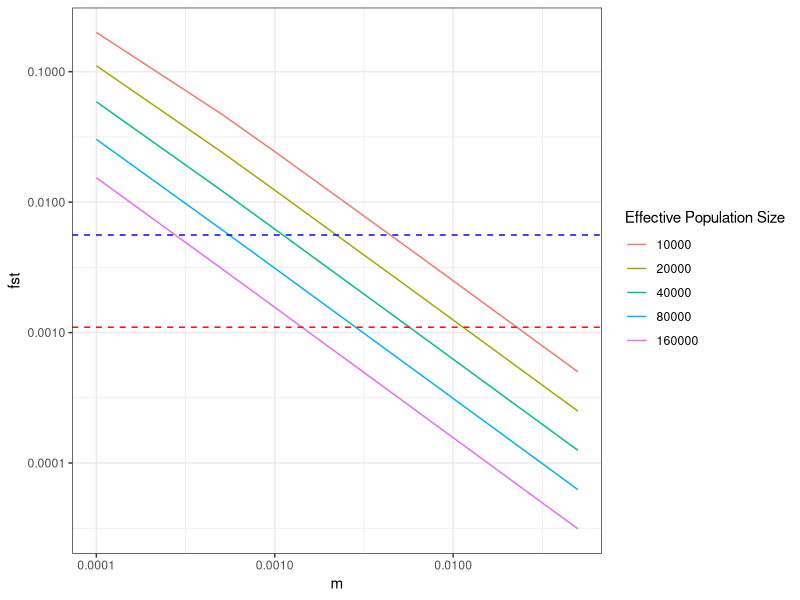

R code for this plot:
## ---- chunk 1
require(tidyverse)
require(knitr)
require(magrittr)
## ---- chunk 2
# create dataset

# vector of Ne
ne <- c(10000, 20000, 40000, 80000, 160000)
m <- c(0.0001, 0.0005, 0.001, 0.005, 0.01, 0.05)

fst_det <- expand_grid(ne, m)

fst_det %<>%
  mutate(fst = 1/(1+4*ne*m),
         ne_f = as.factor(ne)) 
  

# FST detection threshold when n = 62 and the are 12,872 markers = FST = 0.0011

ggplot(data = fst_det)+geom_line(aes(x = m, y = fst, color = ne_f))+scale_x_log10(labels = scales::comma)+scale_y_log10(labels = scales::comma)+geom_hline(aes(yintercept = 0.0011), linetype = 2, color = "red")+geom_hline(aes(yintercept = 0.0056), linetype = 2, color = "blue")+theme_bw()+guides(color=guide_legend(title="Effective Population Size"))
